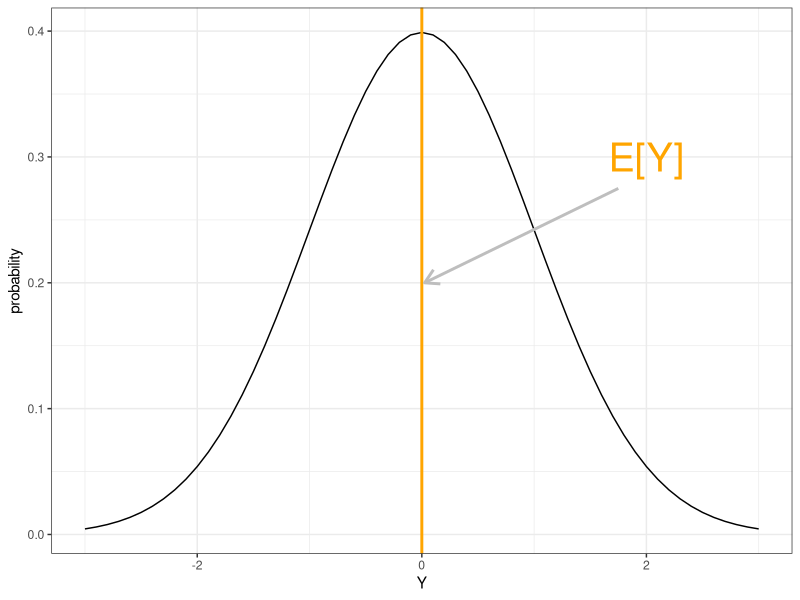
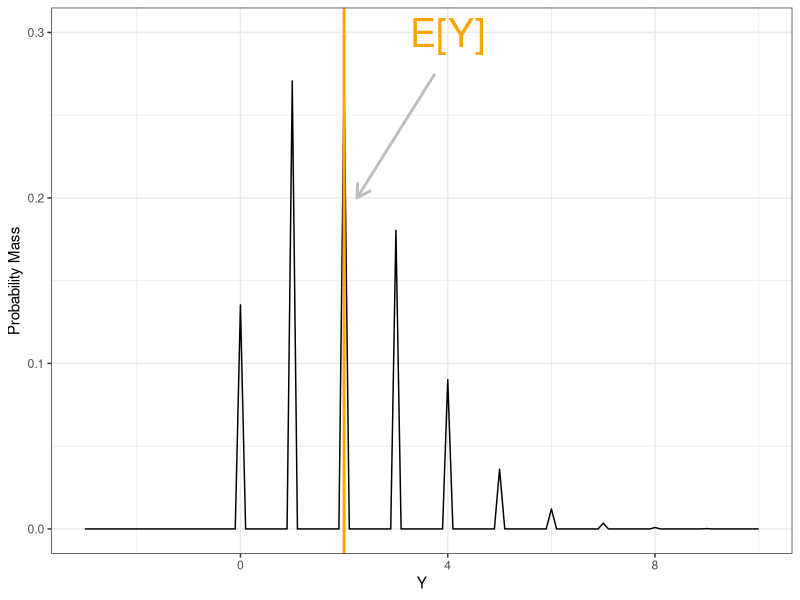
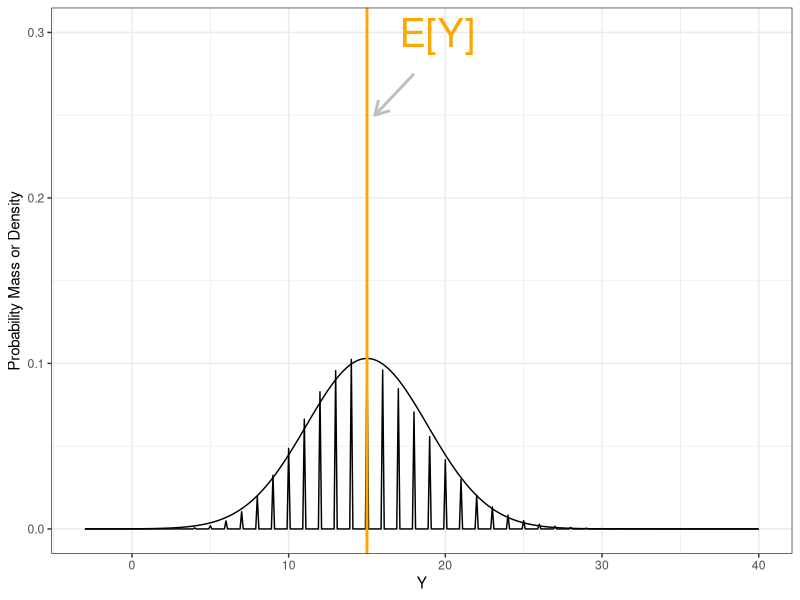
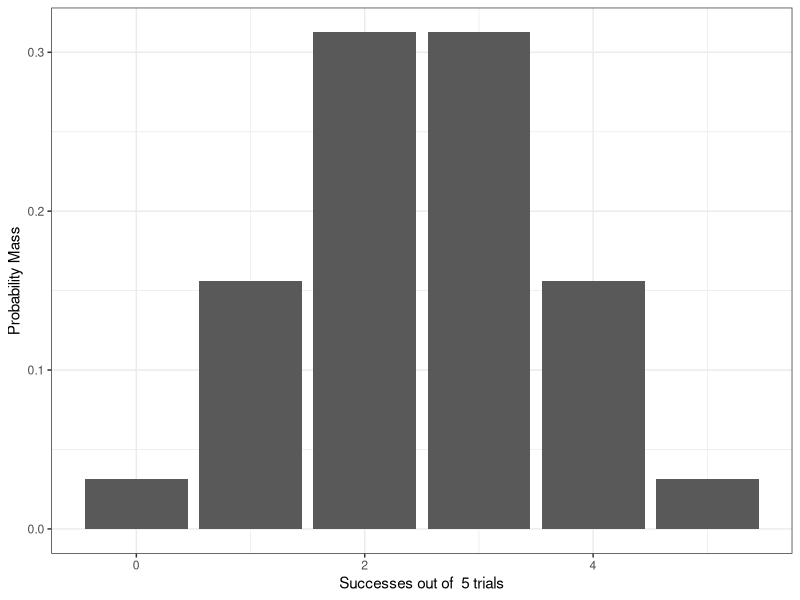
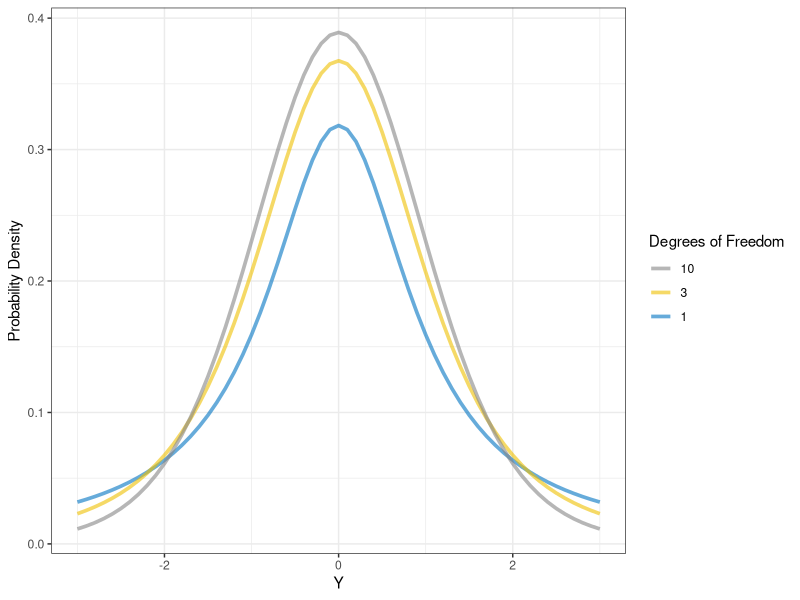
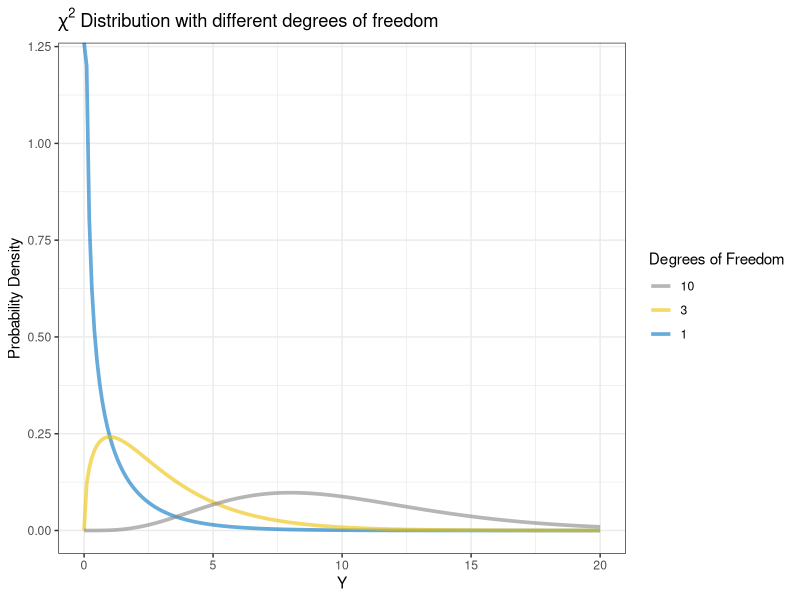
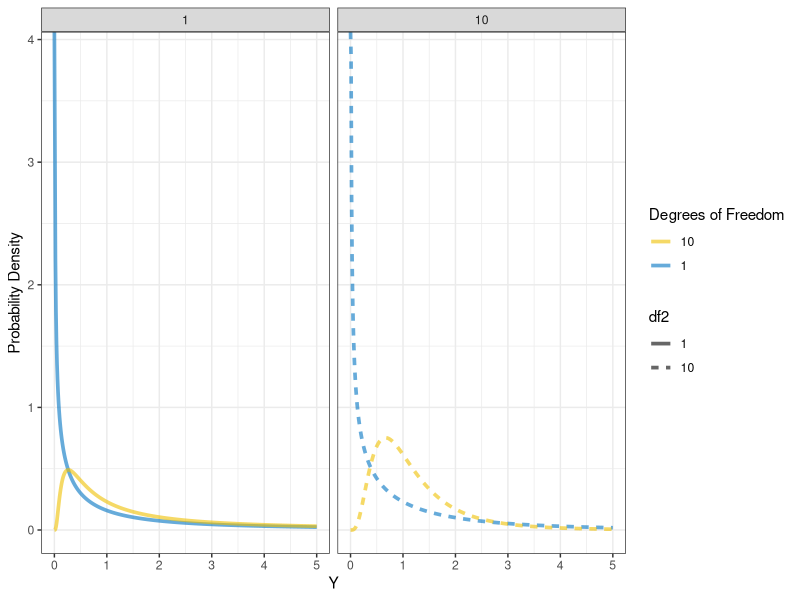

These figures' R source, in order:
## ---- chunk 1
library(tidyverse);library(ggsci)
## ---- chunk 2
E_Y <- 0
tibble(Y = seq(-3,3, by = 0.1))|>mutate(probability = dnorm(Y, mean = E_Y, sd = 1))|>as_tibble()|>
  ggplot(aes(x = Y, y = probability))+
  geom_line()+
  geom_vline(aes(xintercept = E_Y), color = "orange", linewidth = 1)+
  annotate("text",x = E_Y+2, y = 0.3, label = "E[Y]", size = 10, color = "orange") +
  annotate("segment",x = 1.75, y = 0.275, xend = 0.025, yend = 0.2,arrow = arrow(length = unit(0.4, "cm")), linewidth = 1, color = "grey")+
  theme_bw()
## ---- chunk 3
E_Y <- 2
tibble(Y = seq(-3,10, by = 0.1))|>mutate(probability = dpois(Y, lambda = E_Y))|>as_tibble()|>
  ggplot(aes(x = Y, y = probability))+
  geom_line()+
  geom_vline(aes(xintercept = E_Y), color = "orange", linewidth = 1)+
  annotate("text",x = E_Y+2, y = 0.3, label = "E[Y]", size = 10, color = "orange") +
  annotate("segment",x = E_Y+1.75, y = 0.275, xend = E_Y+0.25, yend = 0.2,arrow = arrow(length = unit(0.4, "cm")), linewidth = 1, color = "grey")+
  theme_bw()+
  ylab("Probability Mass")
## ---- chunk 4
E_Y <- 15
tibble(Y = seq(-3,40, by = 0.1))|>
  mutate(pois_probability = dpois(Y, lambda = E_Y),
         norm_probability = dnorm(Y, mean = E_Y, sd = sqrt(E_Y)))|>as_tibble()|>
  ggplot()+
  geom_line(aes(x = Y, y = pois_probability))+
  geom_line(aes(x = Y, y = norm_probability))+
  geom_vline(aes(xintercept = E_Y), color = "orange", linewidth = 1)+
  annotate("text",x = E_Y+4.5, y = 0.3, label = "E[Y]", size = 10, color = "orange") +
  annotate("segment",x = E_Y+3, y = 0.275, xend = E_Y+0.5, yend = 0.25,arrow = arrow(length = unit(0.4, "cm")), linewidth = 1, color = "grey")+
  theme_bw()+
  ylab("Probability Mass or Density")

## ---- chunk 5
size_n <- 5
tibble(Y = c(0,1,2,3,4,5))|>
  mutate(probability = dbinom(Y, size = size_n, prob = 0.5))|>as_tibble()|>
  ggplot()+
  geom_col(aes(x = Y, y = probability))+
  ylab("Probability Mass")+
  theme_bw()+
  xlab(paste("Successes out of ", size_n, "trials"))
## ---- chunk 6

df <- 2
tibble(Y = seq(-3,3, by = 0.1))|>expand_grid(df = c(1,3,10))|>mutate(Probability = dt(Y, df = df), df = as_factor(df))|>as_tibble()|>
  ggplot(aes(x = Y, y = Probability, color = df))+
  geom_line(linewidth = 1.25, alpha = 0.6)+
  scale_color_jco()+
  guides(color = guide_legend(title = "Degrees of Freedom", reverse = TRUE))+
  ylab("Probability Density")+
  theme_bw()
## ---- chunk 7
tibble(Y = seq(0,20, by = 0.1))|>expand_grid(df = c(1,3,10))|>mutate(Probability = dchisq(Y, df = df), df = as_factor(df))|>as_tibble()|>
  ggplot(aes(x = Y, y = Probability, color = df))+
  geom_line(linewidth = 1.25, alpha = 0.6)+
  scale_color_jco()+
  guides(color = guide_legend(title = "Degrees of Freedom", reverse = TRUE))+
  ylab("Probability Density")+ggtitle(expression(chi^2 ~ "Distribution with different degrees of freedom"))+
  theme_bw()
## ---- chunk 8
tibble(Y = seq(0,5, by = 0.01))|>expand_grid(df1 = c(1,10), df2 = c(1,10))|>mutate(Probability = df(Y, df1 = df1, df2 = df2), df1 = as_factor(df1), df2 = as_factor(df2))|>as_tibble()|>
  ggplot(aes(x = Y, y = Probability, color = df1, linetype= df2))+
  geom_line(linewidth = 1.25, alpha = 0.6)+
  facet_wrap(.~df2)+
  scale_color_jco()+
  guides(color = guide_legend(title = "Degrees of Freedom", reverse = TRUE))+
  ylab("Probability Density")+
  theme_bw()
